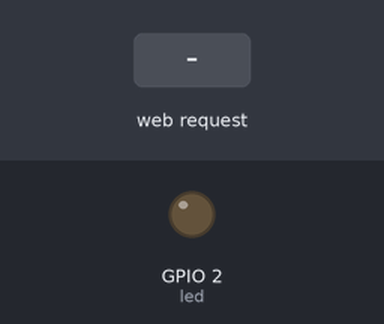
This sketch was run on a simulated ESP32. Parts: output pins drawn as LEDs (lit = HIGH). The inputs (shaded band) are chosen by the test bench. WiFi joins after 1.5 s; servers stay silent unless stated; what the sketch prints to the serial monitor is not drawn.

Above: at 2.7 s.
2.8 s: HTTP request GET /on received
At 3.5 s:
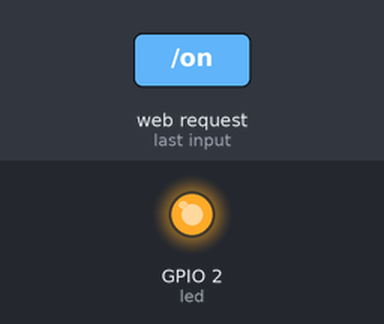
4.3 s: HTTP request GET /off received
At 4.6 s:
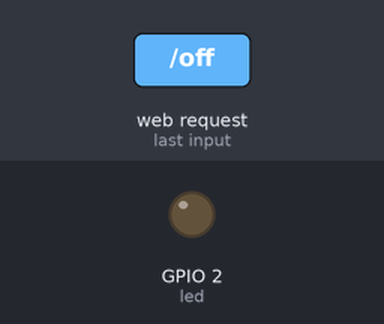
Timing chart, 0 to 7.3 s (numbered marks = the images above; inputs shaded):
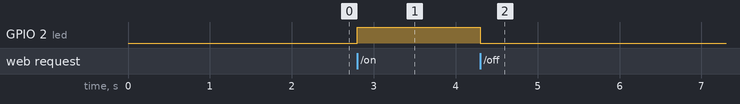

The sketch:

sketch_nov30a.ino
```cpp
#include <WiFi.h>

const char* ssid = "jnv";
const char* password = "12345678";

WiFiServer server(80);

int led = 2;  // LED pin

void setup() {
  Serial.begin(115200);
  pinMode(led, OUTPUT);

  WiFi.begin(ssid, password);
  while (WiFi.status() != WL_CONNECTED) {
    delay(500);
    Serial.print(".");
  }
  Serial.println("\nConnected!");
  Serial.println(WiFi.localIP());

  server.begin();
}

void loop() {
  WiFiClient client = server.available();
  if (!client) return;

  while (!client.available()) delay(1);
  String req = client.readStringUntil('\r');
  client.flush();

  if (req.indexOf("/on") != -1) digitalWrite(led, HIGH);
  if (req.indexOf("/off") != -1) digitalWrite(led, LOW);

  // Webpage with colored buttons
  client.println("HTTP/1.1 200 OK");
  client.println("Content-Type: text/html");
  client.println();
  client.println("<html>");
  client.println("<head><title>ESP32 LED Control</title></head>");
  client.println("<body style='text-align:center; font-family: Arial;'>");
  client.println("<h1>ESP32 LED Control</h1>");

  // Green ON button
  client.println("<a href='/on'><button style='padding:35px 70px; font-size:20px; background-color:green; color:white; border:none; border-radius:10px;'>ON</button></a>");
  client.println("<br><br>");

  // Red OFF button
  client.println("<a href='/off'><button style='padding:35px 70px; font-size:20px; background-color:red; color:white; border:none; border-radius:10px;'>OFF</button></a>");

  client.println("</body></html>");
}
```

Measured:
- after the input at 2.8 s, GPIO 2 (led): LOW → HIGH at once
- after the input at 4.3 s, GPIO 2 (led): HIGH → LOW at once
